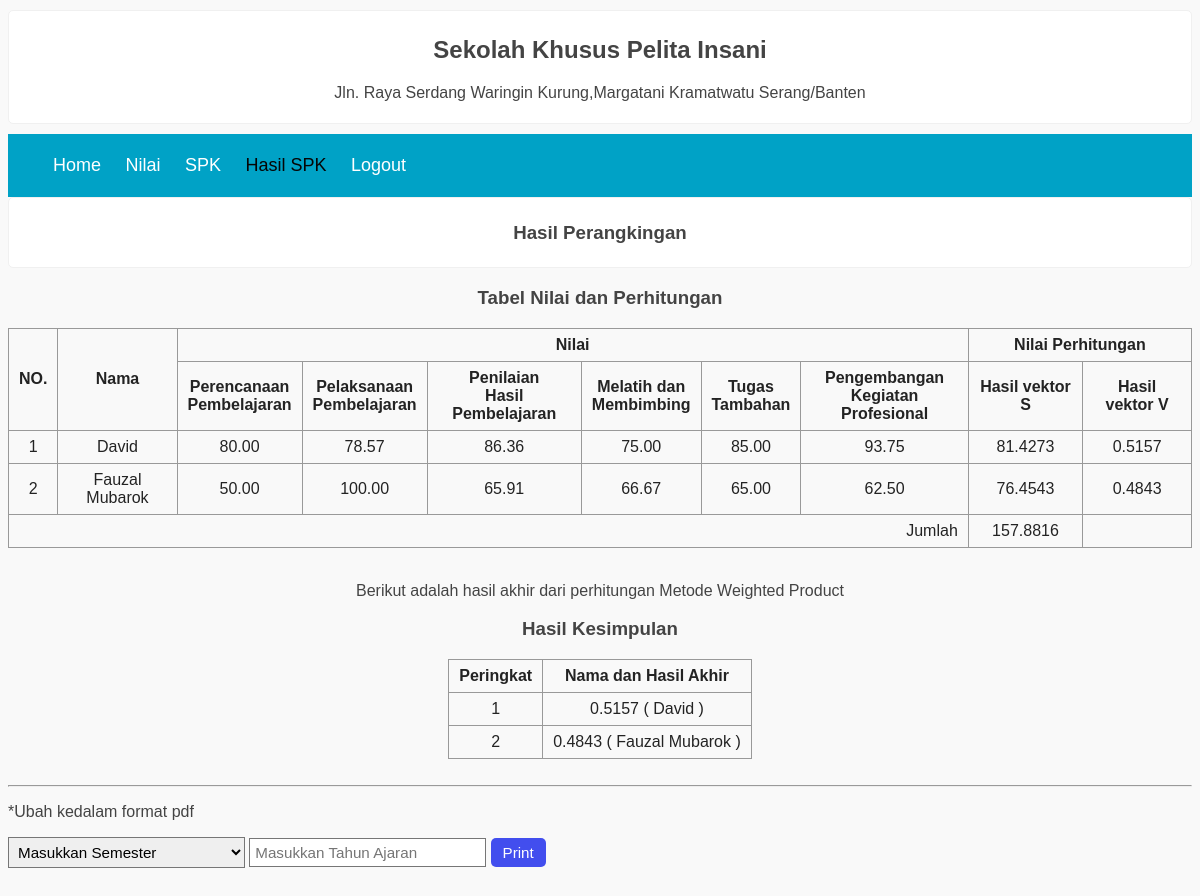
The app's page /report.php (signed in) with its own data.
### tables this page shows
CREATE TABLE `bobot` (
  `id_bobot` int(11) NOT NULL,
  `c1` int(11) NOT NULL,
  `c2` int(11) NOT NULL,
  `c3` int(11) NOT NULL,
  `c4` int(11) NOT NULL,
  `c5` int(11) NOT NULL,
  `c6` int(11) NOT NULL
);

CREATE TABLE `nilai2` (
  `id_nilai2` int(11) NOT NULL,
  `nama` varchar(30) NOT NULL,
  `k1` int(4) NOT NULL,
  `k2` int(4) NOT NULL,
  `k3` int(4) NOT NULL,
  `k4` int(4) NOT NULL,
  `k5` int(4) NOT NULL,
  `k6` int(4) NOT NULL,
  `k7` int(4) NOT NULL,
  `k8` int(4) NOT NULL,
  `k9` int(4) NOT NULL,
  `k10` int(4) NOT NULL,
  `k11` int(4) NOT NULL,
  `k12` int(4) NOT NULL,
  `k13` int(4) NOT NULL,
  `k14` int(4) NOT NULL,
  `k15` int(4) NOT NULL,
  `k16` int(4) NOT NULL,
  `k17` int(4) NOT NULL,
  `k18` int(4) NOT NULL,
  `k19` int(4) NOT NULL,
  `k20` int(4) NOT NULL,
  `k21` int(4) NOT NULL,
  `k22` int(4) NOT NULL,
  `k23` int(4) NOT NULL,
  `k24` int(4) NOT NULL,
  `k25` int(4) NOT NULL,
  `k26` int(4) NOT NULL,
  `k27` int(4) NOT NULL,
  `k28` int(4) NOT NULL,
  `k29` int(4) NOT NULL,
  `k30` int(4) NOT NULL,
  `k31` int(4) NOT NULL,
  `k32` int(4) NOT NULL,
  `k33` int(4) NOT NULL,
  `k34` int(4) NOT NULL,
  `k35` int(4) NOT NULL,
  `k36` int(4) NOT NULL,
  `k37` int(4) NOT NULL,
  `k38` int(4) NOT NULL,
  `k39` int(4) NOT NULL,
  `k40` int(4) NOT NULL
);

### functions.php (called while the page is built, shortened)
<?php
$conn = mysqli_connect("localhost", "root", "", "spk");
function query($query){
    global $conn;
    $result = mysqli_query($conn, $query);
    $rows=[];
    while($row = mysqli_fetch_assoc($result) ){
        $rows[] = $row;
    }
    return $rows;
}
?>

### report.php (the view, shortened to what this page needs)
<?php
require 'functions.php';
$mhs = query("SELECT * FROM bobot ")[0];
$nilai = query("SELECT * FROM nilai2");
?>
<html>
<head>
        <link rel="stylesheet" href="css1/style_hasil1.css">
    </head>
    <body>
    <div class="content">
        <header>
            <h2 class="judul">Sekolah Khusus Pelita Insani</h2>
            <p align="center">Jln. Raya Serdang Waringin Kurung,Margatani Kramatwatu Serang/Banten</p>
        </header>
        <nav>
            <ul>
                <li><a href="index.php">Home</a></li>
                <li><a href="nilai.php">Nilai</a></li>
                <li><a href="ubahBobot.php">SPK</a></li>
                <li id="hasil"><a href="report.php">Hasil SPK</a></li>
                <li><a href="logout.php" onclick="return confirm('apakah anda ingin keluar?');">Logout</a></li>
            </ul>
        </nav>
        <?php if ($mhs["c1"] == 0 ) : ?>
        <br><br>
        <center><span>Ubahlah Bobot Terlebih Dahulu, Pada Halaman SPK</span><center>
        <?php elseif ($mhs["c2"] == 0 ) : ?>
        <br><br>
        <center><span>Ubahlah Semua Bobot Terlebih Dahulu, Pada Halaman SPK</span><center>
        <?php elseif ($mhs["c3"] == 0 ) : ?>
        <br><br>
        <center><span>Ubahlah Semua Bobot Terlebih Dahulu, Pada Halaman SPK</span><center>
        <?php elseif ($mhs["c4"] == 0 ) : ?>
        <br><br>
        <center><span>Ubahlah Semua Bobot Terlebih Dahulu, Pada Halaman SPK</span><center>
        <?php elseif ($mhs["c5"] == 0 ) : ?>
        <br><br>
        <center><span>Ubahlah Semua Bobot Terlebih Dahulu, Pada Halaman SPK</span><center>
        <?php elseif ($mhs["c6"] == 0 ) : ?>
        <br><br>
        <center><span>Ubahlah Semua Bobot Terlebih Dahulu, Pada Halaman SPK</span><center>
        <?php else : ?>
        <header>
            <h3 align="center">Hasil Perangkingan</h3>
        </header>
        <?php $jumlahBobot = $mhs["c1"] + $mhs["c2"] + $mhs["c3"] + $mhs["c4"] + $mhs["c5"] +$mhs["c6"]  ;?>
        <?php
            $w1 = $mhs["c1"] / $jumlahBobot;
            $w2 = $mhs["c2"] / $jumlahBobot;
            $w3 = $mhs["c3"] / $jumlahBobot;
            $w4 = $mhs["c4"] / $jumlahBobot;
            $w5 = $mhs["c5"] / $jumlahBobot;
            $w6 = $mhs["c6"] / $jumlahBobot;
        ?>
    <?php $jumlah = 0; ?>
    <?php foreach ($nilai as $langkah1) :  ?>
        <?php
        $jumlah_k1 = $langkah1["k1"] + $langkah1["k2"] + $langkah1["k3"] + $langkah1["k4"] + $langkah1["k5"] + $langkah1["k6"] + $langkah1["k7"] +
                    $langkah1["k8"] + $langkah1["k9"] + $langkah1["k10"];
        $kriteria1 = ($jumlah_k1 / 40) * 100;
        $jumlah_k2 = $langkah1["k11"] + $langkah1["k12"] + $langkah1["k13"] + $langkah1["k14"] + $langkah1["k15"] + $langkah1["k16"] + $langkah1["k17"];
        $kriteria2 = ($jumlah_k2 / 28) * 100;
        $jumlah_k3 = $langkah1["k18"] + $langkah1["k19"] + $langkah1["k20"] + $langkah1["k21"] + $langkah1["k22"] + $langkah1["k23"] + $langkah1["k24"] +
                        $langkah1["k25"] + $langkah1["k26"] + $langkah1["k27"] + $langkah1["k28"];
        $kriteria3 = ($jumlah_k3 / 44) * 100;
        $jumlah_k4 = $langkah1["k29"] + $langkah1["k30"] + $langkah1["k31"];
        $kriteria4 = ($jumlah_k4 / 12) * 100;
        $jumlah_k5 = $langkah1["k32"] + $langkah1["k33"] + $langkah1["k34"] + $langkah1["k35"] + $langkah1["k36"];
        $kriteria5 = ($jumlah_k5 / 20) * 100;
        $jumlah_k6 = $langkah1["k37"] + $langkah1["k38"] + $langkah1["k39"] + $langkah1["k40"];
        $kriteria6 = ($jumlah_k6 / 16) * 100;
    ?>
    <?php $hitung2 =  $kriteria1 ** $w1 *
                    $kriteria2 ** $w2 *
                    $kriteria3 ** $w3 *
                    $kriteria4 ** $w4 *
                    $kriteria5 ** $w5 *
                    $kriteria6 ** $w6;?>
    <?php $jumlah += $hitung2; ?>
    <?php endforeach; ?>
<h3 align="center">Tabel Nilai dan Perhitungan</h3>
    <table align="center" class="table1">
    <tr>
        <th rowspan="2">NO.</th>
        <th rowspan="2">Nama</th>
        <th colspan="6">Nilai</th>
        <th colspan="2">Nilai Perhitungan</th>
    </tr>
    <tr>
    <th>Perencanaan <br> Pembelajaran</th>
    <th>Pelaksanaan <br> Pembelajaran</th>
    <th>Penilaian <br> Hasil Pembelajaran</th>
    <th>Melatih dan <br> Membimbing</th>
    <th>Tugas <br> Tambahan</th>
    <th>Pengembangan <br> Kegiatan Profesional</th>
    <th>Hasil vektor S</th>
    <th>Hasil vektor V</th>
    </tr>
    <?php $j = 0; ?>
    <?php $i=1; ?>
    <?php foreach ($nilai as $langkah2) :  ?>
        <?php
        $jumlah_k1 = $langkah2["k1"] + $langkah2["k2"] + $langkah2["k3"] + $langkah2["k4"] + $langkah2["k5"] + $langkah2["k6"] + $langkah2["k7"] +
                    $langkah2["k8"] + $langkah2["k9"] + $langkah2["k10"];
        $kriteria1 = ($jumlah_k1 / 40) * 100;
        $jumlah_k2 = $langkah2["k11"] + $langkah2["k12"] + $langkah2["k13"] + $langkah2["k14"] + $langkah2["k15"] + $langkah2["k16"] + $langkah2["k17"];
        $kriteria2 = ($jumlah_k2 / 28) * 100;
        $jumlah_k3 = $langkah2["k18"] + $langkah2["k19"] + $langkah2["k20"] + $langkah2["k21"] + $langkah2["k22"] + $langkah2["k23"] + $langkah2["k24"] +
                        $langkah2["k25"] + $langkah2["k26"] + $langkah2["k27"] + $langkah2["k28"];
        $kriteria3 = ($jumlah_k3 / 44) * 100;
        $jumlah_k4 = $langkah2["k29"] + $langkah2["k30"] + $langkah2["k31"];
        $kriteria4 = ($jumlah_k4 / 12) * 100;
        $jumlah_k5 = $langkah2["k32"] + $langkah2["k33"] + $langkah2["k34"] + $langkah2["k35"] + $langkah2["k36"];
        $kriteria5 = ($jumlah_k5 / 20) * 100;
        $jumlah_k6 = $langkah2["k37"] + $langkah2["k38"] + $langkah2["k39"] + $langkah2["k40"];
        $kriteria6 = ($jumlah_k6 / 16) * 100;
    ?>
    <tr>
        <td><?php echo $i; ?></td>
        <td><?php echo $langkah2["nama"]; ?></td>
        <td><?php echo number_format($kriteria1, 2); ?></td>
        <td><?php echo number_format($kriteria2, 2); ?></td>
        <td><?php echo number_format($kriteria3, 2); ?></td>
        <td><?php echo number_format($kriteria4, 2); ?></td>
        <td><?php echo number_format($kriteria5, 2); ?></td>
        <td><?php echo number_format($kriteria6, 2); ?></td>
        <?php $hitung3 =  $kriteria1 ** $w1 *
                        $kriteria2 ** $w2 *
                        $kriteria3 ** $w3 *
                        $kriteria4 ** $w4 *
                        $kriteria5 ** $w5 *
                        $kriteria6 ** $w6;?>
        <td><?php echo number_format($hitung3, 4); ?></td>
        <?php $kesimpulan = $hitung3/ $jumlah; ?>
        <td> <?php echo number_format($kesimpulan, 4); ?> </td>
        <?php $urut[] = number_format($kesimpulan, 4) . " " .  " ( " .  $langkah2["nama"] . " ) "; ?>
    <?php $i++; ?>
    <?php $j++ ?>
    <?php endforeach; ?>
    </tr>
    <tr>
    <td colspan="8" align="right"> Jumlah </td>
    <td><?php echo number_format($jumlah, 4); ?></td>
    </tr>
</table>
<?php rsort($urut); ?>
<br>
<p align="center">Berikut adalah hasil akhir dari perhitungan Metode Weighted Product</p>
<h3 align="center">Hasil Kesimpulan</h3>
<table align="center" class="table1" >
    <tr>
        <th>Peringkat</th>
        <th>Nama dan Hasil Akhir</th>
    </tr>
<?php $c = 1; ?>
<?php $jumlah = $j; ?>
<?php for( $x=0; $x < $jumlah; $x++ ) : ?>
    <tr>
        <td><?php echo $c; ?></td>
        <td><?php echo $urut[$x]; ?></td>
     </tr>
<?php $c++ ?>
<?php endfor; ?>
</table>
<br>
<hr>
<p>*Ubah kedalam format pdf</p>
<form action="report1.php" method="post">
<select class="cari" name="semester" id="" required>
<option value="">Masukkan Semester</option>
</select>
<input type="text" class="cari" name="tahun" placeholder="Masukkan Tahun Ajaran" required>
<button type="submit" class="cari" name="submit" required>Print</button>
</form>
<?php endif ;?>
</body>
</html>

### css1/style_hasil1.css (style rules this page uses)
body { background-color: #f9f9f9; font-size: 16px; color: #444; font-family: sans-serif; }
.content { width: 100%; margin: 10px auto; margin-bottom: 50px; }
header { background-color: white; padding: 5px 5px; border-radius: 5px; border: 1px solid #f0f0f0; margin-bottom: 10px; }
header h2.judul { text-align: center; }
nav a { font-size: 18px; font-weight: 400; text-decoration: none; color: white; }
nav li { display: inline; list-style-type: none; margin-right: 20px; }
nav { background-color: #00a2c6; padding: 5px; position: sticky; top: 0; }
#hasil a { color: rgb(5, 5, 5); }
.table1 { font-family: sans-serif; color: #232323; border-collapse: collapse; text-align: center; }
.table1, th, td { border: 1px solid #999; padding: 7px 10px; }
input.cari { box-sizing: border-box; width: 20%; border-width: 1px; border-style: solid; padding: 5px; outline: 0; font-family: inherit; font-size: 0.95em; }
select.cari { box-sizing: border-box; width: 20%; border-width: 1px; border-style: solid; padding: 5px; outline: 0; font-family: inherit; font-size: 0.95em; }
button.cari { background: #424eee; border: none; padding: 6px 12px; border-radius: 5px; color: white; font-size: 0.95em; }

### records on screen
nilai2: nama "David", kriteria1 "80.00", kriteria2 "78.57", kriteria3 "86.36", kriteria4 "75.00", kriteria5 "85.00", kriteria6 "93.75", hitung3 "81.4273", kesimpulan "0.5157"
bobot: x "0.5157 ( David )"
nilai2: nama "Fauzal Mubarok", kriteria1 "50.00", kriteria2 "100.00", kriteria3 "65.91", kriteria4 "66.67", kriteria5 "65.00", kriteria6 "62.50", hitung3 "76.4543", kesimpulan "0.4843"

### other values on screen
$jumlah "157.8816"
$urut[$x] "0.4843 ( Fauzal Mubarok )"
